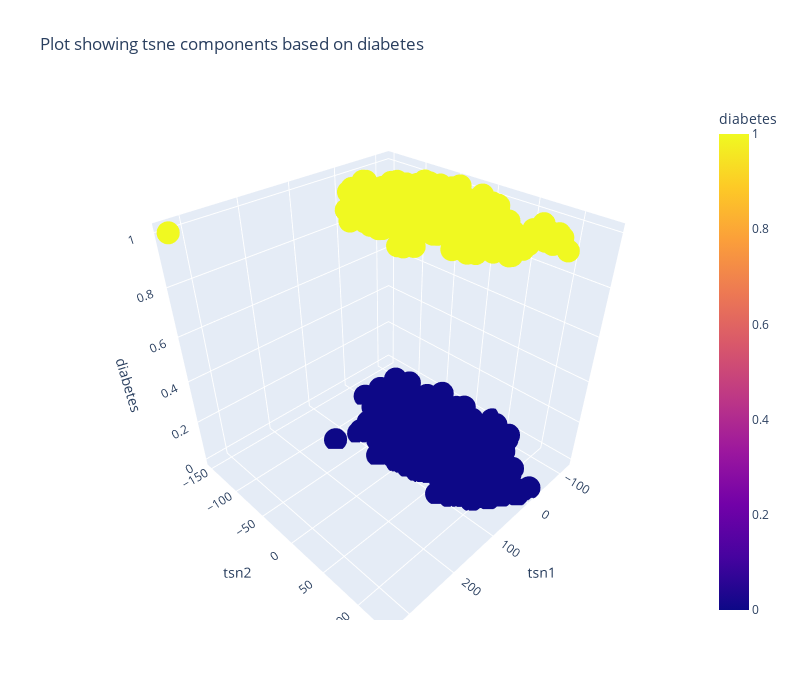

The notebook cell saved with this chart:
### Code cell
# Visualizing the first 2 tsne components based on diabetes using plotly 

# import plotly.express as px
fig = px.scatter_3d(diabetes_tsne_transfom_df_full, x='tsn1', y='tsn2', z='diabetes',
              color='diabetes',
                 width=800,height=700,title = 'Plot showing tsne components based on diabetes')
fig.show()

### Figure 1 — Plotly figure (JSON) as saved in the notebook; plotly's stock layout.template omitted (floating-point values rounded to 4 significant figures; data arrays with more than 128 entries replaced by an {"elided": "..."} marker saying what was removed)
{"data": [{"hovertemplate": "tsn1=%{x}<br>tsn2=%{y}<br>diabetes=%{marker.color}<extra></extra>", "legendgroup": "", "marker": {"color": {"elided": "442 int values"}, "coloraxis": "coloraxis", "symbol": "circle"}, "mode": "markers", "name": "", "scene": "scene", "showlegend": false, "type": "scatter3d", "x": {"elided": "442 float values"}, "y": {"elided": "442 float values"}, "z": {"elided": "442 int values"}}], "layout": {"coloraxis": {"colorbar": {"title": {"text": "diabetes"}}, "colorscale": [[0, "#0d0887"], [0.1111, "#46039f"], [0.2222, "#7201a8"], [0.3333, "#9c179e"], [0.4444, "#bd3786"], [0.5556, "#d8576b"], [0.6667, "#ed7953"], [0.7778, "#fb9f3a"], [0.8889, "#fdca26"], [1, "#f0f921"]]}, "height": 700, "legend": {"tracegroupgap": 0}, "scene": {"aspectmode": "auto", "aspectratio": {"x": 1, "y": 1, "z": 1}, "camera": {"center": {"x": 0, "y": 0, "z": 0}, "eye": {"x": 1.25, "y": 1.25, "z": 1.25}, "projection": {"type": "perspective"}, "up": {"x": 0, "y": 0, "z": 1}}, "domain": {"x": [0, 1], "y": [0, 1]}, "xaxis": {"title": {"text": "tsn1"}, "type": "linear"}, "yaxis": {"title": {"text": "tsn2"}, "type": "linear"}, "zaxis": {"title": {"text": "diabetes"}, "type": "linear"}}, "title": {"text": "Plot showing tsne components based on diabetes"}, "width": 800}}
